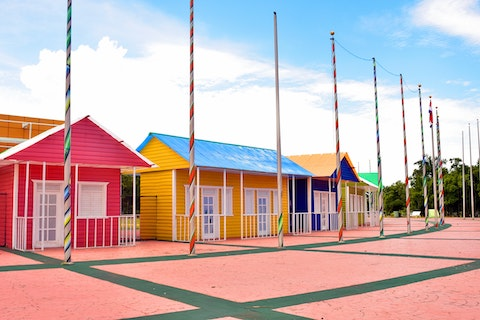
#> input picture images_doc/proc1-q3-color.jpeg, 480 x 320 px
$ jupyter execute proc_2.ipynb   (shell and % lines are left out)
#> lines starting #> are read from the running program, lines starting #| are printed output that depends on the picture; after the words box and inside, x2 and y2 are one past the last pixel; in counts of white or black regions, pixels touching at a corner belong together
# GRO620 - Activité procédurale 2

Dans cette activité procédurale, nous allons poser les bases dufiltrage numérique d'images. Vous reconnaîtrez des éléments du filtrage numérique que vous avez vu en S4.

Pour chaque question impliqant de la programmation, commencez par discuter de la procédure à suivre pour résoudre le problème. Nous validerons l'approche en classe avant de se lancer dans l'implémentation.

[cell 1]
# Préambule

import numpy as np
import cv2 as cv
import matplotlib.pyplot as plt


## Si vous utilisez Google Colab, vous devez d'abord monter votre Google Drive
## où se trouve vos données.
## Commentez les trois lignes suivantes en ajustant le chemin vers votre propre
## dossier :

# from google.colab import drive
# drive.mount('/content/gdrive')
# %cd /content/gdrive/MyDrive/gro620-e21

## Pour retrouver le chemin depuis Jupyter, vous pouvez utiliser ceci :
# !ls /content/gdrive/MyDrive

## Encodage de l'image

Pour les questions suivantes, vous aurez probablement besoin de lire la documentation de cv2.imread et matplotlib.pyplot.imshow :

[imread](https://pythonexamples.org/python-opencv-read-image-cv2-imread/)

[imshow](https://matplotlib.org/3.2.1/api/_as_gen/matplotlib.pyplot.imshow.html)

Le code suivant charge une image et l'affiche en ligne :

[cell 2]
img_color = cv.imread("images_doc/proc1-q3-color.jpeg")
#> img_color is the input picture: shape (320, 480, 3); mean B, G, R 177.5, 177.5, 198.6
assert img_color is not None

plt.imshow(img_color)
plt.title("Original"), plt.xticks([]), plt.yticks([])
plt.show()

(source de l'image: [PixaBay, Pexels](https://www.pexels.com/photo/apartment-architecture-block-blue-534124/))

### Q1.1

**a)** Ouvrez directement l'image dans un autre logiciel (le fichier se trouve dans images_doc/proc1-q3-color.jpeg) et comparez le résultat. Que remarquez vous ?

Les couleurs sont différentes.

Explication: l'image est stockée en mémoire sous format BGR, mais `matplotlib.pyplot` interprète l'image sous format RGB, donc les canaux "rouge" et "bleu" sont inversés.

**b)** Affichez seulement le premier canal de couleurs de l'image. Pensez à analyser la composition de la matrice image que OpenCV vous retourne. Expliquez ensuite ce que vous voyez.

[cell 3]
plt.subplot(1, 2, 1), plt.imshow(img_color)
plt.title("Original"), plt.xticks([]), plt.yticks([])
plt.subplot(1, 2, 2), plt.imshow(img_color[:, :, 0], "gray")
plt.title("First channel"), plt.xticks([]), plt.yticks([])

plt.show()
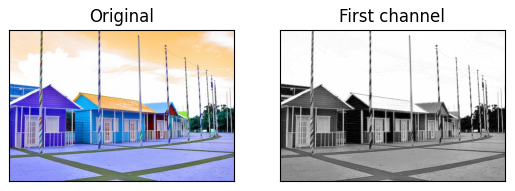
#> figure drawn by matplotlib, 2 panels; B, G, R data is drawn as R, G, B

**c)** Transformez maintenant l'image pour que les couleurs correspondent à ce que vous voyez en dehors de Jupyter.

[cell 4]
rgb = img_color.copy()  # Permet de forcer une copie de l'image.
# rgb = img_color aurait modifié l'originale.

rgb[:, :, 0], rgb[:, :, 2] = img_color[:, :, 2], img_color[:, :, 0]

plt.imshow(rgb)
plt.title("RGB"), plt.xticks([]), plt.yticks([])

plt.show()

### Q1.2

Soit cette couleur dans l'espace Y'CbCr (on suppose chaque valeur comme étant encodée sur 8 bits) :

$c = [100, 150, 150]$

Trouvez sa valeur équivalente dans l'espace RGB.

[cell 5]
c = np.array([100, 150, 150], dtype=np.uint8)


def YCrCb2RGB(color: tuple[int, int, int]):
    """
    Converts Y'CbCr to RGB (ITU-R BT.601 standard).

    Args:
        color: Y'CrCb formatted color (8-bits).
    """
    rgb2ycbcr = np.array(
        [
            [0.299, 0.587, 0.114],
            [-0.168736, -0.331264, 0.5],
            [0.5, -0.418688, -0.081312],
        ],
        dtype=np.float32,
    )
    ycbcr2rgb = np.linalg.inv(rgb2ycbcr)
    Y, Cb, Cr = float(color[0]), float(color[1]), float(color[2])
    Cb -= 128
    Cr -= 128

    [R, G, B] = ycbcr2rgb @ [Y, Cb, Cr]

    rgb = np.array([R, G, B], dtype=np.uint8)
    return rgb


c_rgb = YCrCb2RGB(c)

print(f"RGB color: {c_rgb}")

## Filtrage point à point

### Q2.1

Soit cette image (chargée par OpenCV et affichée par matplotlib):

[cell 6]
img_q31_org = cv.imread("images_doc/proc2-q1-dock.jpeg")
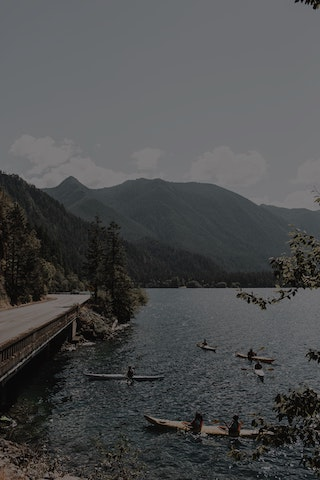
#> input picture images_doc/proc2-q1-dock.jpeg, 320 x 480 px
#> img_q31_org is the input picture: shape (480, 320, 3); mean B, G, R 77.3, 76.6, 75.5
assert img_q31_org is not None
img_q31_rgb = cv.cvtColor(img_q31_org, cv.COLOR_BGR2RGB)

plt.subplot(1, 2, 1), plt.imshow(img_q31_org)
plt.title("Original"), plt.xticks([]), plt.yticks([])
plt.subplot(1, 2, 2), plt.imshow(img_q31_rgb)
plt.title("RGB"), plt.xticks([]), plt.yticks([])

plt.show()
#> figure, not shown here; B, G, R data is drawn as R, G, B

(Source de l'image originale : [Vlada Karpovich, Pexels](https://www.pexels.com/photo/snow-wood-landscape-mountains-4450090/))

Cette fonction affiche l'histogramme des trois composantes de l'image :

[cell 7]
channels = ("r", "g", "b")
for i, col in enumerate(channels):
    hist = cv.calcHist([img_q31_rgb], [i], None, [256], [0, 256])
    plt.plot(hist, color=col)
    plt.xlim([0, 256])
#> figure, not shown here; curve peaks at x = 108, y = 10923; curve peaks at x = 109, y = 10941; curve peaks at x = 113, y = 14659

Ajustez la plage dynamique en luminosité de l'image pour qu'elle couvre l'ensemble des valeurs possibles.

[cell 8]
# NOTE: On convertit d'abord en float32 dans la plage [0,1] pour
# simplifier la manipulation des images avec des facteurs non-entiers.
# Matplotlib détecte ceci et affichera l'image correctement.
img_q31_f = np.float32(img_q31_rgb) / 255.0


def adjust_dynamic_range(img):
    _min = img.min()
    _max = img.max()
    return (img.copy() - _min) / (_max - _min)
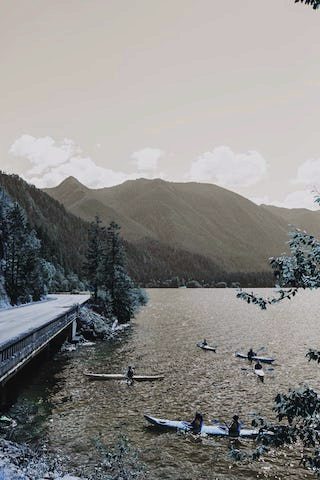
#> returned value: shape (480, 320, 3) float32; mean of channels 0, 1, 2 0.532, 0.539, 0.544; drawn as B, G, R


img_q31_out = adjust_dynamic_range(img_q31_f)

plt.figure(0)
channels = ("r", "g", "b")
for i, col in enumerate(channels):
    hist = cv.calcHist([img_q31_out * 255.0], [i], None, [256], [0, 256])
    plt.plot(hist, color=col)
    plt.xlim([0, 256])

plt.figure(1)
plt.imshow(img_q31_out)
plt.title("Full dynamic range"), plt.xticks([]), plt.yticks([])

plt.show()
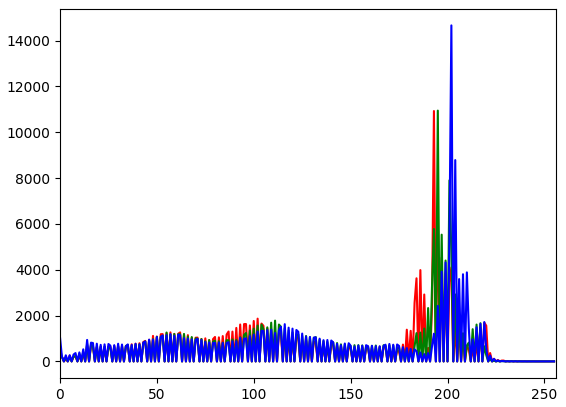
#> figure drawn by matplotlib, 1 panel; curve peaks at x = 193, y = 10923; curve peaks at x = 195, y = 10941; curve peaks at x = 202, y = 14659

## Q2.2

Soit maintenant cette image :

[cell 9]
img_q32_org = cv.imread("images_doc/proc2-q1-object.jpeg")
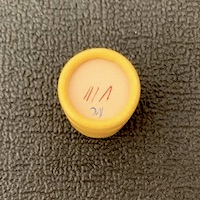
#> input picture images_doc/proc2-q1-object.jpeg, 200 x 200 px
#> img_q32_org is the input picture: shape (200, 200, 3); mean B, G, R 76.5, 105.5, 123.4
assert img_q32_org is not None
img_q32_rgb = cv.cvtColor(img_q32_org, cv.COLOR_BGR2RGB)

plt.subplot(1, 2, 1), plt.imshow(img_q32_org)
plt.title("Original"), plt.xticks([]), plt.yticks([])
plt.subplot(1, 2, 2), plt.imshow(img_q32_rgb)
plt.title("RGB"), plt.xticks([]), plt.yticks([])

plt.show()
#> figure, not shown here; B, G, R data is drawn as R, G, B

Tentez de mettre en place un algorithme basé sur la luminosité permettant d'éliminer l'arrière-plan de cette image pour qu'il ne reste que l'objet en jaune sur un fond le plus noir possible.

[cell 10]
hsv = cv.cvtColor(img_q32_rgb, cv.COLOR_RGB2HSV)
#> hsv: shape (200, 200, 3); mean H, S, V 17.8, 100.3, 123.4

# Define yellow range in HSV
lower_yellow = np.array([0, 100, 100])
upper_yellow = np.array([100, 255, 255])
mask_hsv = cv.inRange(hsv, lower_yellow, upper_yellow)
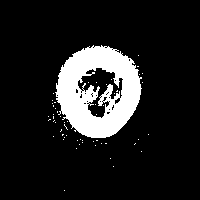
#> mask_hsv: shape (200, 200); 12.8% white; 56 white regions (55 under 20 px), largest, box (x1, y1, x2, y2) and area: (55, 45, 142, 138) 5032

lum = img_q32_rgb.mean(axis=2)  # Luminosity measured from mean of RGB channels
lum_thresh = 130  # NOTE: adjust luminosity threshold as needed
mask_lum = lum > lum_thresh
#> mask_lum: shape (200, 200) bool; 22.9% white; 636 white regions (613 under 20 px), largest, box (x1, y1, x2, y2) and area: (58, 48, 140, 137) 5565, (0, 0, 30, 42) 444, (20, 0, 45, 18) 170

mask_combined = mask_hsv | mask_lum

result = img_q32_rgb.copy()
result[mask_combined == 0] = [0, 0, 0]

# Clean the remaining noise (upper left corner) using morphological transformations
kernel = cv.getStructuringElement(cv.MORPH_RECT, (5, 5))
mask_clean = cv.morphologyEx(mask_combined.astype(np.uint8), cv.MORPH_OPEN, kernel)
result[mask_clean == 0] = [0, 0, 0]
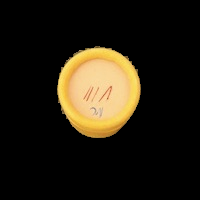
#> result: shape (200, 200, 3); mean R, G, B 35.2, 28.9, 16.5

plt.figure(1)
plt.imshow(result)
plt.title("Yellow object isolated (HSV + luminosity)")
plt.axis("off")
plt.show()

## Filtrage linéaire

### Q3.1

Soit l'image suivante ainsi que sa transformée de Fourier :

[cell 11]
img_q4_org = cv.imread("images_doc/proc2-q2-texture.jpeg")
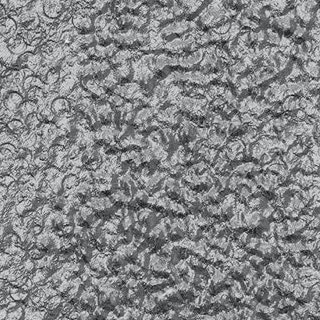
#> input picture images_doc/proc2-q2-texture.jpeg, 320 x 320 px
#> img_q4_org is the input picture: shape (320, 320, 3); mean B, G, R 136.2, 134.2, 133.2
assert img_q4_org is not None

img_q4_mono = np.float32(cv.cvtColor(img_q4_org, cv.COLOR_BGR2GRAY)) / 255.0


def get_fft_mag(img):
    img_fft = np.fft.fft2(img)
    img_fft = np.fft.fftshift(img_fft)
    img_fft = 20 * np.log(np.abs(img_fft))
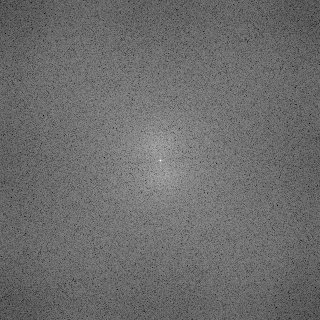
#> img_fft: shape (320, 320) float64; min -50.8, max 217.9, mean 63.9; drawn with min black and max white
    return img_fft


img_q4_fft = get_fft_mag(img_q4_mono)

plt.subplot(1, 2, 1), plt.imshow(img_q4_mono, cmap="gray")
plt.title("Monochrome"), plt.xticks([]), plt.yticks([])
plt.subplot(1, 2, 2), plt.imshow(img_q4_fft)
plt.title("FFT"), plt.xticks([]), plt.yticks([])

plt.show()

(Source de l'image originale : [Hoang Le, Pexels](https://www.pexels.com/photo/black-and-white-black-and-white-pattern-rough-978462/)).

**a)** Filtrez cette image à l'aide d'une convolution de façon à ce que la valeur de chaque pixel soit la valeur moyenne de ses voisins dans un carré de 15x15.

[cell 12]
filter_kernel = np.ones((15, 15)) / (15 * 15)

convolution = cv.filter2D(img_q4_mono.copy(), -1, filter_kernel)

plt.subplot(1, 2, 1), plt.imshow(img_q4_mono, cmap="gray")
plt.title("Monochrome"), plt.xticks([]), plt.yticks([])
plt.subplot(1, 2, 2), plt.imshow(convolution, cmap="gray")
plt.title("2D convolution"), plt.xticks([]), plt.yticks([])

plt.show()

**b)** Comparez le résultat avec celui de la fonction cv2.GaussianBlur() avec un noyau de convolution de la même taille.

[cell 13]
gaussian_blur = cv.GaussianBlur(img_q4_mono.copy(), (15, 15), 0.0)
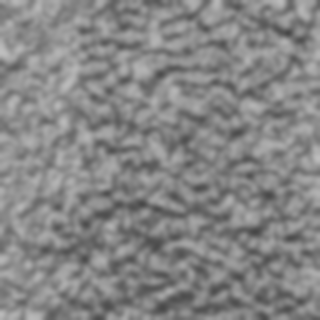
#> gaussian_blur: shape (320, 320) float32; min 0.279, max 0.747, mean 0.526

plt.subplot(1, 3, 1), plt.imshow(img_q4_mono, cmap="gray")
plt.title("2D convolution"), plt.xticks([]), plt.yticks([])
plt.subplot(1, 3, 2), plt.imshow(convolution, cmap="gray")
plt.title("2D convolution"), plt.xticks([]), plt.yticks([])
plt.subplot(1, 3, 3), plt.imshow(gaussian_blur, cmap="gray")
plt.title("Gaussian blur"), plt.xticks([]), plt.yticks([])

plt.show()
